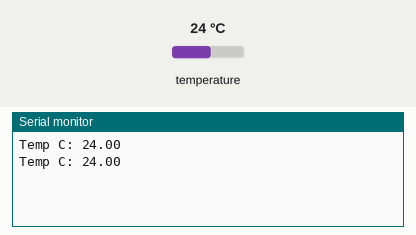
Simulated run of this sketch. Board: Arduino Uno, built with avr-gcc and run on an emulated ATmega328P. Shown: the last lines printed to the serial monitor. The test bench sets the inputs (shaded band); at power-on: temperature 24 °C.

Above: at 2.3 s.
2.4 s: temperature set to 12 °C
At 2.4 s:
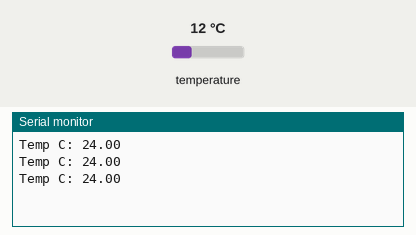
3.9 s: temperature set to 19 °C
At 4.5 s:
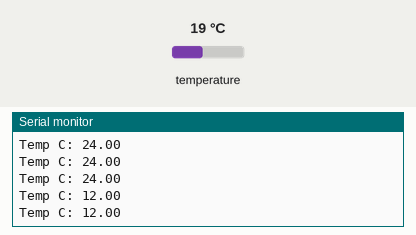
Timing chart, 0 to 6.9 s (numbered marks = the images above; inputs shaded):
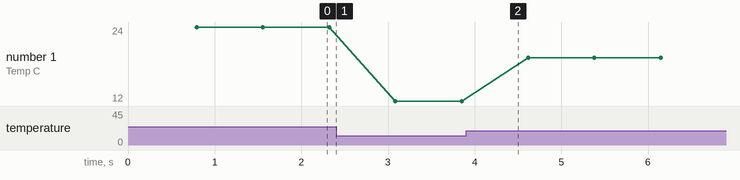

Measured:
- plotted number 1: 24 → 12 after the input at 2.4 s, 12 → 19 after the input at 3.9 s

The sketch:

dastest.ino
```cpp
#include <OneWire.h>
#include <DallasTemperature.h>
#define PORT_CZUJNIKA 2

OneWire oneWire(PORT_CZUJNIKA);
DallasTemperature sensors(&oneWire);
DeviceAddress tablicaAdrsow;

void setup()
{
  Serial.begin(9600);
  sensors.begin();
  sensors.getAddress(tablicaAdrsow, 0);
}

void loop()
{
  sensors.requestTemperatures();
  float tempC = sensors.getTempC(tablicaAdrsow);

  Serial.print("Temp C: ");
  Serial.print(tempC);
  Serial.println();
}
```
